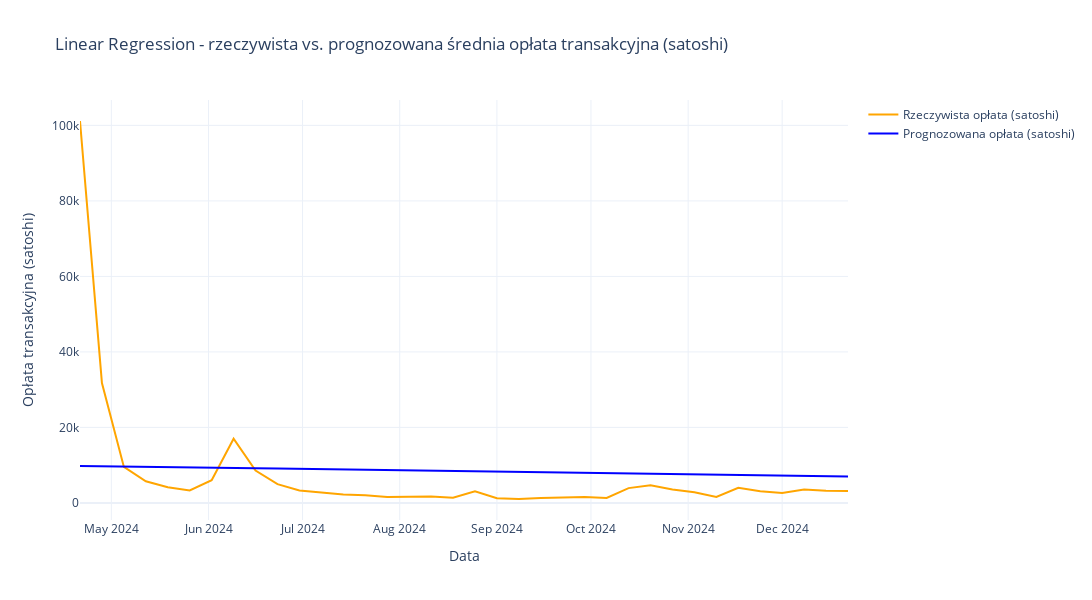

The notebook cell saved with this chart:
### Code cell
test_df_lr['fee_sat'] = test_df_lr['fee'] * 100_000_000
test_df_lr['predicted_fee_sat'] = test_df_lr['predicted_fee'] * 100_000_000

weekly_actual_sat = test_df_lr.resample('W', on='datetime')['fee_sat'].mean().reset_index()
weekly_pred_sat = test_df_lr.resample('W', on='datetime')['predicted_fee_sat'].mean().reset_index()

fig = go.Figure()

fig.add_trace(go.Scatter(
    x=weekly_actual_sat['datetime'],
    y=weekly_actual_sat['fee_sat'],
    mode='lines',
    name='Rzeczywista opłata (satoshi)',
    line=dict(color='orange')
))

fig.add_trace(go.Scatter(
    x=weekly_pred_sat['datetime'],
    y=weekly_pred_sat['predicted_fee_sat'],
    mode='lines',
    name='Prognozowana opłata (satoshi)',
    line=dict(color='blue')
))

fig.update_layout(
    title='Linear Regression - rzeczywista vs. prognozowana średnia opłata transakcyjna (satoshi)',
    xaxis_title='Data',
    yaxis_title='Opłata transakcyjna (satoshi)',
    template='plotly_white',
    width=1200,
    height=600
)

fig.show()

### Figure 1 — Plotly figure (JSON) as saved in the notebook; plotly's stock layout.template omitted (floating-point values rounded to 4 significant figures)
{"data": [{"line": {"color": "orange"}, "mode": "lines", "name": "Rzeczywista opłata (satoshi)", "type": "scatter", "x": ["2024-04-21T00:00:00", "2024-04-28T00:00:00", "2024-05-05T00:00:00", "2024-05-12T00:00:00", "2024-05-19T00:00:00", "2024-05-26T00:00:00", "2024-06-02T00:00:00", "2024-06-09T00:00:00", "2024-06-16T00:00:00", "2024-06-23T00:00:00", "2024-06-30T00:00:00", "2024-07-07T00:00:00", "2024-07-14T00:00:00", "2024-07-21T00:00:00", "2024-07-28T00:00:00", "2024-08-04T00:00:00", "2024-08-11T00:00:00", "2024-08-18T00:00:00", "2024-08-25T00:00:00", "2024-09-01T00:00:00", "2024-09-08T00:00:00", "2024-09-15T00:00:00", "2024-09-22T00:00:00", "2024-09-29T00:00:00", "2024-10-06T00:00:00", "2024-10-13T00:00:00", "2024-10-20T00:00:00", "2024-10-27T00:00:00", "2024-11-03T00:00:00", "2024-11-10T00:00:00", "2024-11-17T00:00:00", "2024-11-24T00:00:00", "2024-12-01T00:00:00", "2024-12-08T00:00:00", "2024-12-15T00:00:00", "2024-12-22T00:00:00"], "y": [101200.0, 31750.0, 9542.0, 5719.0, 4165.0, 3289.0, 6028.0, 16990.0, 8590.0, 4981.0, 3309.0, 2664.0, 2211.0, 2019.0, 1581.0, 1642.0, 1683.0, 1356.0, 3071.0, 1234.0, 1042.0, 1285.0, 1343.0, 1567.0, 1308.0, 3922.0, 4693.0, 3588.0, 2814.0, 1582.0, 4011.0, 3074.0, 2650.0, 3578.0, 3256.0, 3147.0]}, {"line": {"color": "blue"}, "mode": "lines", "name": "Prognozowana opłata (satoshi)", "type": "scatter", "x": ["2024-04-21T00:00:00", "2024-04-28T00:00:00", "2024-05-05T00:00:00", "2024-05-12T00:00:00", "2024-05-19T00:00:00", "2024-05-26T00:00:00", "2024-06-02T00:00:00", "2024-06-09T00:00:00", "2024-06-16T00:00:00", "2024-06-23T00:00:00", "2024-06-30T00:00:00", "2024-07-07T00:00:00", "2024-07-14T00:00:00", "2024-07-21T00:00:00", "2024-07-28T00:00:00", "2024-08-04T00:00:00", "2024-08-11T00:00:00", "2024-08-18T00:00:00", "2024-08-25T00:00:00", "2024-09-01T00:00:00", "2024-09-08T00:00:00", "2024-09-15T00:00:00", "2024-09-22T00:00:00", "2024-09-29T00:00:00", "2024-10-06T00:00:00", "2024-10-13T00:00:00", "2024-10-20T00:00:00", "2024-10-27T00:00:00", "2024-11-03T00:00:00", "2024-11-10T00:00:00", "2024-11-17T00:00:00", "2024-11-24T00:00:00", "2024-12-01T00:00:00", "2024-12-08T00:00:00", "2024-12-15T00:00:00", "2024-12-22T00:00:00"], "y": [9790.0, 9738.0, 9652.0, 9577.0, 9500.0, 9414.0, 9334.0, 9259.0, 9180.0, 9097.0, 9022.0, 8945.0, 8864.0, 8776.0, 8693.0, 8609.0, 8526.0, 8445.0, 8365.0, 8285.0, 8199.0, 8119.0, 8042.0, 7965.0, 7882.0, 7799.0, 7715.0, 7632.0, 7546.0, 7458.0, 7378.0, 7300.0, 7214.0, 7133.0, 7050.0, 7005.0]}], "layout": {"height": 600, "title": {"text": "Linear Regression - rzeczywista vs. prognozowana średnia opłata transakcyjna (satoshi)"}, "width": 1200, "xaxis": {"title": {"text": "Data"}}, "yaxis": {"title": {"text": "Opłata transakcyjna (satoshi)"}}}}
